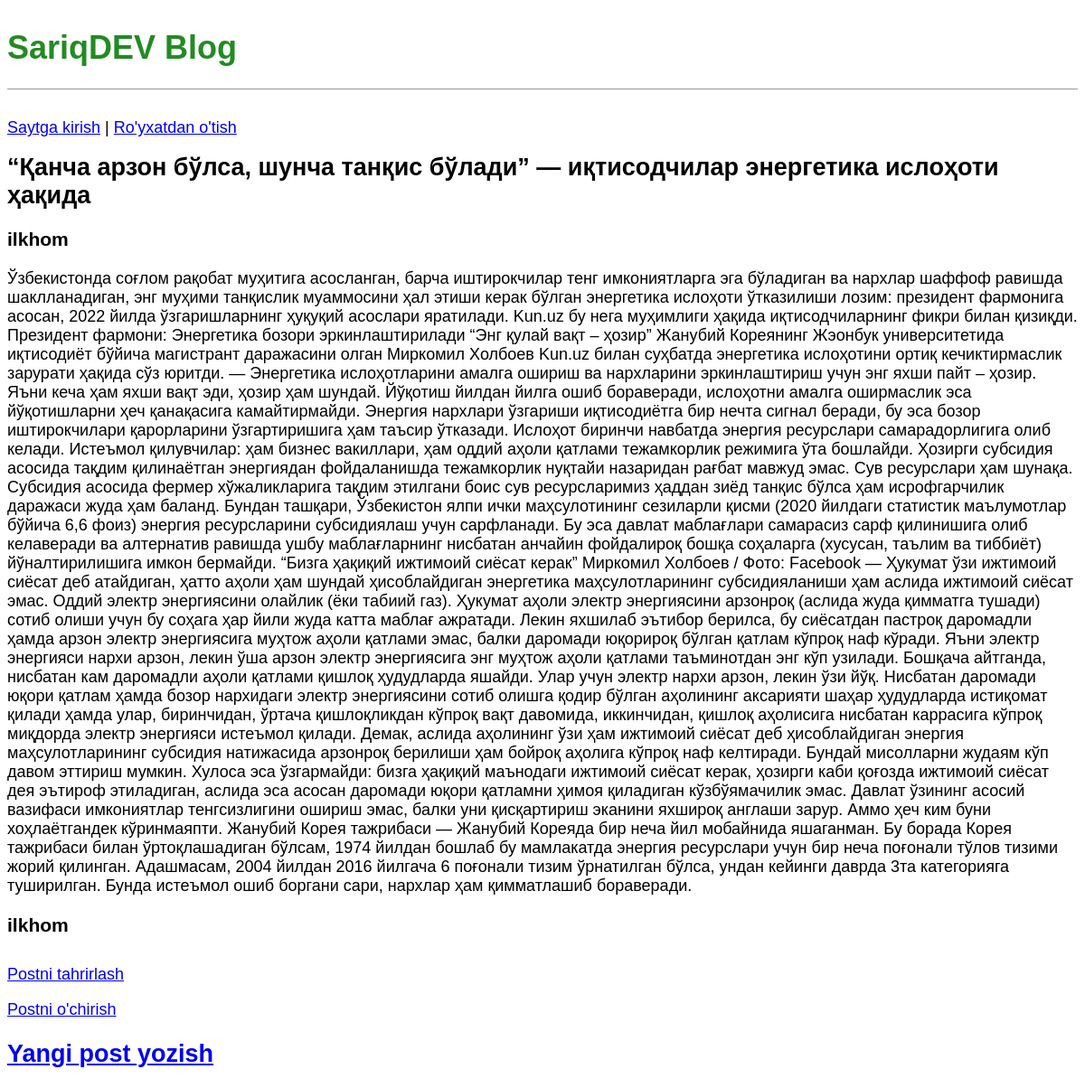
Screenshot of /post/9/ with the database file from the repository.
### blog/models.py (models this page shows, shortened)
class Post(models.Model):
    title = models.CharField(max_length=200)
    author = models.ForeignKey(
        'auth.User',
        on_delete=models.CASCADE,
    )
    body = models.TextField()

### blog/views.py (the view)
# urls.py: path('post/<int:pk>/',BlogDetailView.as_view(),name='post_detail'),
class BlogDetailView(DetailView):
    model = Post
    template_name = 'post_detail.html'

### templates/post_detail.html
{% extends 'base.html' %}
{% block content %}
    <div class="post-entry">
        <h2>{{ post.title }}</h2>
        <h3>{{ post.author}}</h3>
        <p>{{ post.body }}</p>
        <h3>{{ post.author}}</h3>
    </div>
<p><a href="{% url 'post_edit' post.pk %}">Postni tahrirlash</a></p>
<p><a href="{% url 'post_delete' post.pk %}">Postni o'chirish</a></p>
{% endblock content %}

### static/css/base.css (style rules this page uses)
body { font-family: 'Noto Sans JP', sans-serif; font-size: 18px; }
.post-entry { margin-bottom: 2rem; }
.post-entry h2 { margin: 0.5rem 0; }
.post-entry p { margin: 0; font-weight: 400; }

### rows the page displays
Post: title "“Қанча арзон бўлса, шунча танқис бўлади” — иқтисодчилар энергетика ислоҳоти ҳақида", author "ilkhom", body "Ўзбекистонда соғлом рақобат муҳитига асосланган, барча иштирокчилар тенг имкониятларга эга бўладиган ва нархлар шаффоф равишда шаклланадиган, энг муҳими танқислик муаммосини ҳал этиши керак бўлган энергетика ислоҳоти ўтказилиши лозим: президент фармонига асосан, 2022 йилда ўзгаришларнинг ҳуқуқий асослари яратилади. Kun.uz бу нега муҳимлиги ҳақида иқтисодчиларнинг фикри билан қизиқди. Президент фармони: Энергетика бозори эркинлаштирилади “Энг қулай вақт – ҳозир” Жанубий Кореянинг Жэонбук университетида иқтисодиёт бўйича магистрант даражасини олган Миркомил Холбоев Kun.uz билан суҳбатда энергетика ислоҳотини ортиқ кечиктирмаслик зарурати ҳақида сўз юритди. — Энергетика ислоҳотларини амалга…"
